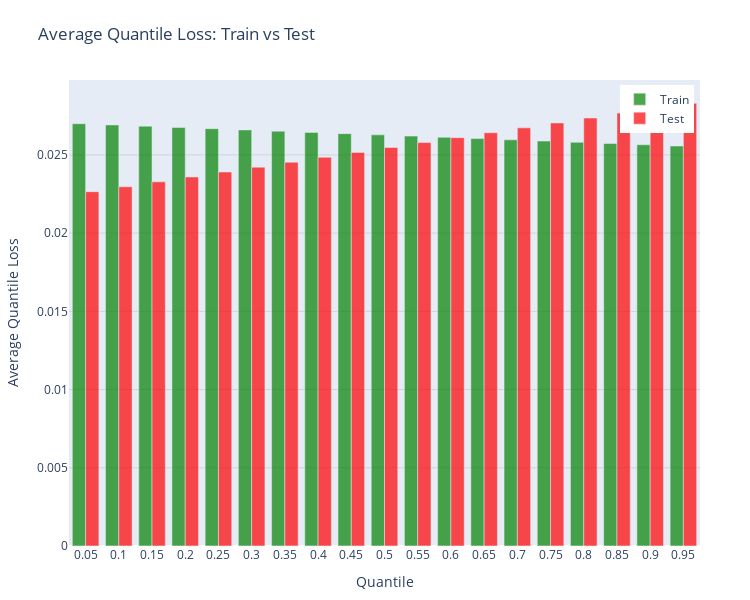

The code cell stored with this chart in its notebook:
### Code cell
# Plot the results
plot_train_test_performance(matching_results)

### Figure 1 — Plotly figure (JSON) as saved in the notebook; plotly's stock layout.template omitted (floating-point values rounded to 4 significant figures)
{"data": [{"marker": {"color": "rgba(0, 128, 0, 0.7)"}, "name": "Train", "type": "bar", "x": ["0.05", "0.1", "0.15", "0.2", "0.25", "0.3", "0.35", "0.4", "0.45", "0.5", "0.55", "0.6", "0.65", "0.7", "0.75", "0.8", "0.85", "0.9", "0.95"], "y": [0.02699, 0.02691, 0.02683, 0.02676, 0.02668, 0.0266, 0.02652, 0.02644, 0.02636, 0.02628, 0.0262, 0.02612, 0.02604, 0.02596, 0.02588, 0.0258, 0.02573, 0.02565, 0.02557]}, {"marker": {"color": "rgba(255, 0, 0, 0.7)"}, "name": "Test", "type": "bar", "x": ["0.05", "0.1", "0.15", "0.2", "0.25", "0.3", "0.35", "0.4", "0.45", "0.5", "0.55", "0.6", "0.65", "0.7", "0.75", "0.8", "0.85", "0.9", "0.95"], "y": [0.02265, 0.02296, 0.02328, 0.02359, 0.0239, 0.02422, 0.02453, 0.02485, 0.02516, 0.02547, 0.02579, 0.0261, 0.02642, 0.02673, 0.02704, 0.02736, 0.02767, 0.02798, 0.0283]}], "layout": {"barmode": "group", "height": 600, "legend": {"x": 0.99, "xanchor": "right", "y": 0.99, "yanchor": "top"}, "margin": {"b": 50, "l": 50, "r": 50, "t": 80}, "title": {"text": "Average Quantile Loss: Train vs Test"}, "width": 750, "xaxis": {"title": {"text": "Quantile"}}, "yaxis": {"gridcolor": "rgba(0,0,0,0.1)", "gridwidth": 1, "showgrid": true, "title": {"text": "Average Quantile Loss"}}}}
